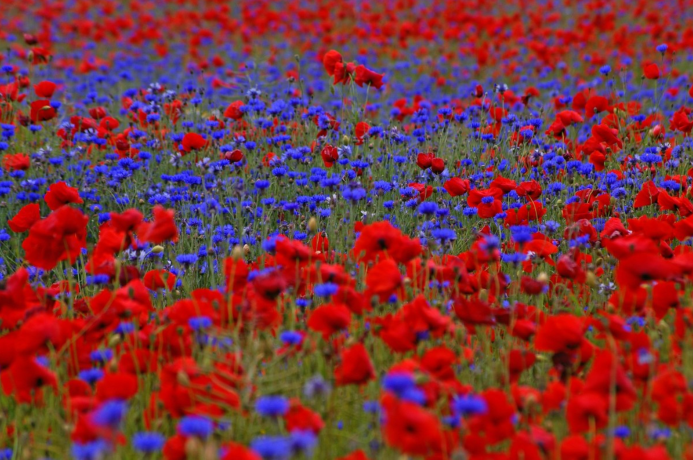
#> input picture M6_Computer_Vision/02. Annotating images and color spaces/img/blue-red-flowers.png, 1386 x 919 px (shown at 1/2 size)
$ jupyter execute --allow-errors 'Computer vision image annotations.ipynb'
#> lines starting #> are read from the running program, lines starting #| are printed output that depends on the picture; after the words box and inside, x2 and y2 are one past the last pixel; in counts of white or black regions, pixels touching at a corner belong together
# Computer Vision Image annotations

### Import statements

[cell 1]
import cv2
import numpy as np
import matplotlib.pyplot as plt

[cell 2]
def imshow(img):
    plt.figure(figsize = (10,7))
    plt.imshow(img)

[cell 3]
cv2.__version__

### To edit an image making a copy of it is always a good idea!

[cell 4]
# Load an image
# And make a copy of the original image to avoid manipulating the original image
img = cv2.imread('img/blue-red-flowers.png')
#> img is the input picture: shape (919, 1386, 3); mean B, G, R 59.9, 52.2, 123.8
plt.figure(figsize = (20,15));
plt.imshow(cv2.cvtColor(img,cv2.COLOR_BGR2RGB));

[Hint](# "Numpy .copy function")

## Drawing

### Drawing lines

[cell 5]
copy_flower = img.copy()

[cell 6]
# Draw some lines on top of the image
green = (0,255,0)
#> (the rest of this cell did not finish here and is left out)

#> (a cell that did not finish here is left out)

[Hint](# "cv2.line function")

### Circles

#> (a cell that did not finish here is left out)

[Hint](# "cv2.circle")

### Ellipses

#> (a cell that did not finish here is left out)

[Hint](# "cv2.ellipse")

### Poligons

[cell 10]
# Lets draw some poligons, first declare the points of the poligon
copy_coco=img.copy()
points = np.array([[
    [10,5],
    [1000,1000],
    [2000,2000],
    [2200,1700]
]])
cv2.polylines(copy_coco,points,True,green,5)
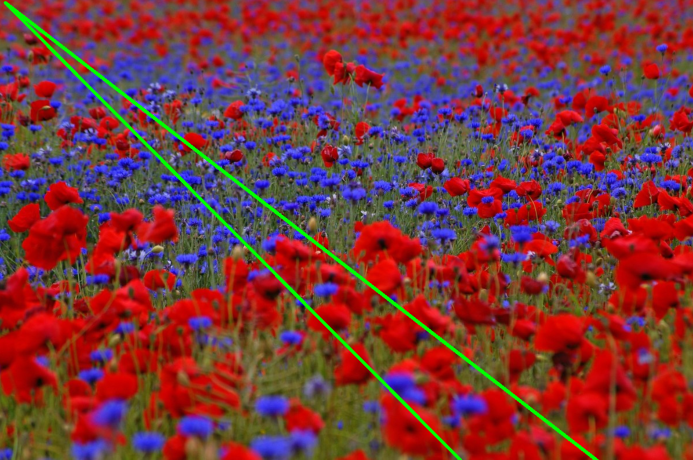
#> copy_coco: shape (919, 1386, 3) (shown at 1/2 size); 1.47% of pixels changed, all inside (x1, y1, x2, y2) = (7, 2, 1197, 919)
imshow(copy_coco)


$ run again, with M6_Computer_Vision/02. Annotating images and color spaces/img/blue-flowers.jpg saved as M6_Computer_Vision/02. Annotating images and color spaces/img/blue-red-flowers.png
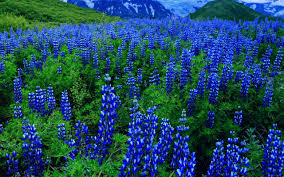
#> input picture M6_Computer_Vision/02. Annotating images and color spaces/img/blue-flowers.jpg, 284 x 177 px
#> img is the input picture: shape (177, 284, 3); mean B, G, R 95.9, 74.3, 30.7
#> `cv2.polylines(copy_coco,points,True,green,5)`:
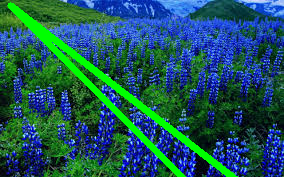
#> copy_coco: shape (177, 284, 3); 6.65% of pixels changed, all inside (x1, y1, x2, y2) = (7, 2, 238, 177)

$ run again, with M6_Computer_Vision/02. Annotating images and color spaces/img/m.jpg saved as M6_Computer_Vision/02. Annotating images and color spaces/img/blue-red-flowers.png
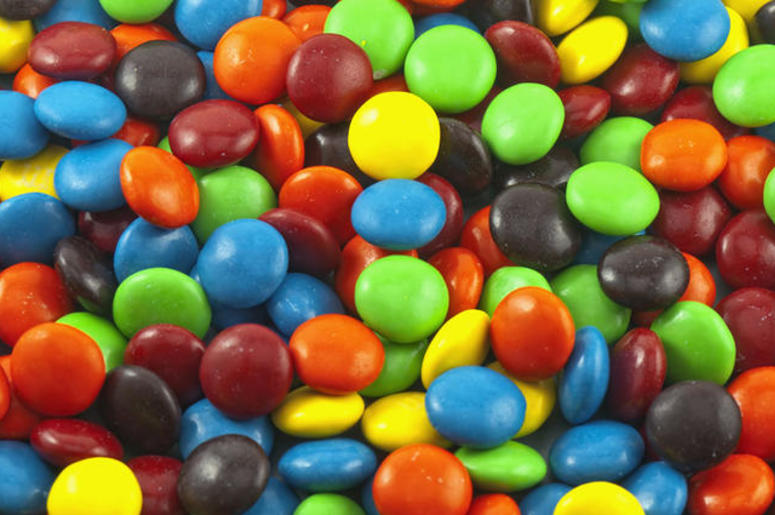
#> input picture M6_Computer_Vision/02. Annotating images and color spaces/img/m.jpg, 775 x 515 px
#> img is the input picture: shape (515, 775, 3); mean B, G, R 63.8, 107.6, 121.9
#> `cv2.polylines(copy_coco,points,True,green,5)`:
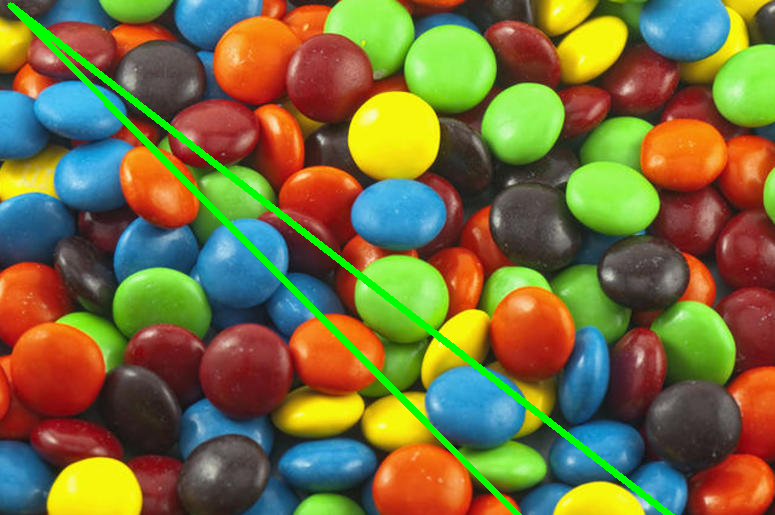
#> copy_coco: shape (515, 775, 3); 2.6% of pixels changed, all inside (x1, y1, x2, y2) = (7, 2, 675, 515)
